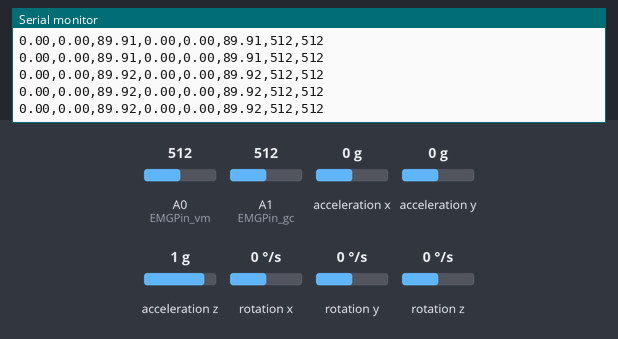
The sketch below on a simulated Arduino Uno, built with avr-gcc and run on an emulated ATmega328P. On the bench: the last lines printed to the serial monitor. The inputs (shaded band) are chosen by the test bench; at power-on: A0 (EMGPin_vm) = 512, A1 (EMGPin_gc) = 512, acceleration x 0 g, acceleration y 0 g, acceleration z 1 g, rotation x 0 °/s, rotation y 0 °/s, rotation z 0 °/s. WiFi joins after 1.5 s; servers stay silent unless stated; random numbers use the default seed unless the sketch sets one; no MQTT or app messages arrive unless stated.

Above: at 8.7 s.
8.8 s: A0 (EMGPin_vm) set to 105
At 9.8 s:
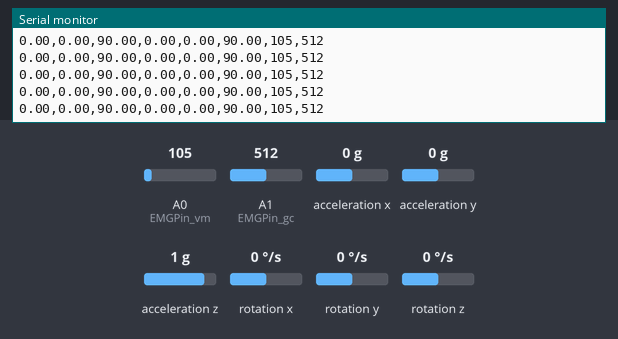
10.3 s: A0 (EMGPin_vm) set to 91
At 11.3 s:
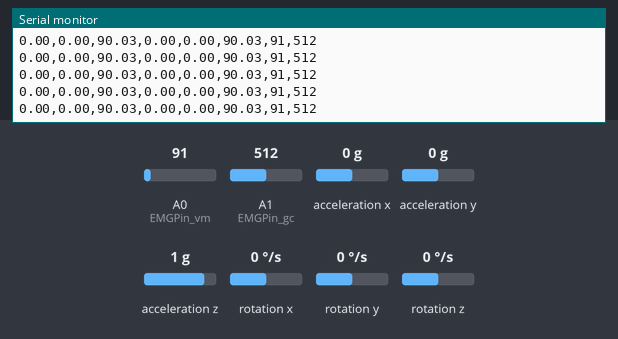
16.3 s: A1 (EMGPin_gc) set to 111
At 17.3 s:
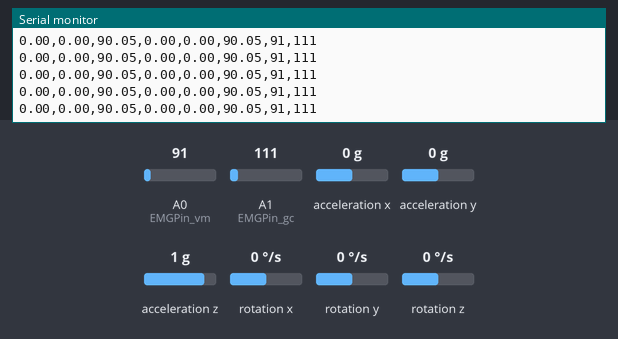
17.8 s: A1 (EMGPin_gc) set to 90
At 18.9 s:
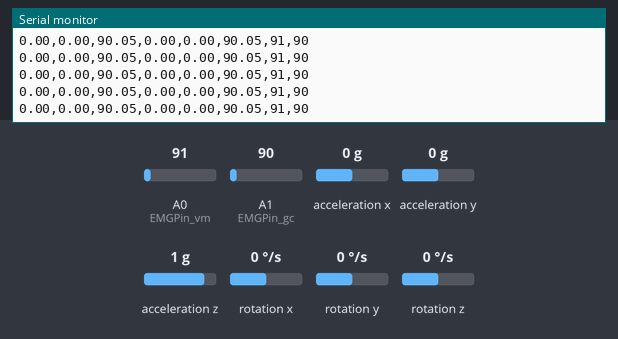
Timing chart, 0 to 20.3 s (numbered marks = the images above; inputs shaded):
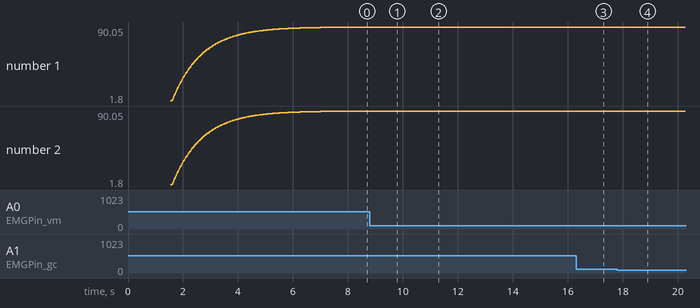

Measured:
- after the input at 10.3 s, the serial monitor: prints a new line at once (image 2)
- after the input at 16.3 s, the serial monitor: prints a new line at once (image 3)
- after the input at 17.8 s, the serial monitor: prints a new line at once (image 4)

The sketch:

TelExam_completo_2.ino
```cpp
#include "I2Cdev.h"
#include "MPU6050.h"
#include "Wire.h"
#include <WiFiEsp.h>
#include <WiFiEspClient.h>
#include <PubSubClient.h>
#include "SoftwareSerial.h"
//Conexión a la red wifi: nombre de la red y contraseña
#define WIFI_AP "iPhone de Bastián"
#define WIFI_PASSWORD "luzmi04356"

///////////////////////////////////////////// Red
//Nombre o IP del servidor mosquitto
char server[50] = "172.20.10.6";

//Inicializamos el objeto de cliente esp
WiFiEspClient espClient;

//Iniciamos el objeto subscriptor del cliente con el objeto del cliente
PubSubClient client(espClient);

//Conexión serial para el esp con una comunicación serial, pines 2: rx y 3: tx
SoftwareSerial soft(8, 9);

//Contador para el envio de datos
unsigned long lastSend;

int status = WL_IDLE_STATUS;

int cont = 0;

///////////////////////////////////////////// Sensores

// La dirección del MPU6050 puede ser 0x68 o 0x69, dependiendo
// del estado de AD0. Si no se especifica, 0x68 estará implicito
MPU6050 sensor;
MPU6050 sensor2(0x69);


// Valores RAW (sin procesar) del acelerometro y giroscopio en los ejes x,y,z
int ax, ay, az;
int gx, gy, gz;

int ax2, ay2, az2;
int gx2, gy2, gz2;

// EMG
int EMGPin_vm = A0;
int EMGVal_vm = 0;
int EMGPin_gc = A1;
int EMGVal_gc = 0;


// Variables para integrar
long tiempo_prev;
float dt;
float ang_x, ang_y, ang_z;
float ang_x_prev, ang_y_prev, ang_z_prev;

long tiempo_prev2;
float dt2;
float ang_x2, ang_y2, ang_z2;
float ang_x_prev2, ang_y_prev2, ang_z_prev2;


///////////////////////////////////////////// Setup

void setup() {

    /////////////////////// Setup red

    //Inicializamos la comunicación serial para el log
    Serial.begin(19200);
    //Iniciamos la conexión a la red WiFi
    InitWiFi();
    //Colocamos la referencia del servidor y el puerto
    client.setServer( server, 1883 );
    lastSend = 0;

    /////////////////////// Setup sensores

    Wire.begin();           //Iniciando I2C
    sensor.initialize();    //Iniciando el sensor
    sensor2.initialize();

    if (sensor.testConnection()) Serial.println("Sensor iniciado correctamente");
    else Serial.println("Error al iniciar el sensor");
    if (sensor2.testConnection()) Serial.println("Sensor2 iniciado correctamente");
    else Serial.println("Error al iniciar el sensor2");


}

///////////////////////////////////////////// Loop

void loop() {
    // status = WiFi.status();
    /*
    if(status != WL_CONNECTED) {
        //Si falla la conexión, reconectamos el modulo
        reconnectWifi();
    }
    */
    sensor.getAcceleration(&ax, &ay, &az);
    sensor.getRotation(&gx, &gy, &gz);

    sensor2.getAcceleration(&ax2, &ay2, &az2);
    sensor2.getRotation(&gx2, &gy2, &gz2);

    dt = (millis()-tiempo_prev)/1000.0;
    tiempo_prev=millis();

    float accel_ang_x=atan(ay/sqrt(pow(ax,2) + pow(az,2)))*(180.0/3.14);
    float accel_ang_y=atan(-ax/sqrt(pow(ay,2) + pow(az,2)))*(180.0/3.14);
    float accel_ang_z=atan(az/sqrt(pow(ax,2)+pow(ay,2)))*(180.0/3.14);

    float accel_ang_x2=atan(ay2/sqrt(pow(ax2,2) + pow(az2,2)))*(180.0/3.14);
    float accel_ang_y2=atan(-ax2/sqrt(pow(ay2,2) + pow(az2,2)))*(180.0/3.14);
    float accel_ang_z2=atan(az2/sqrt(pow(ax2,2)+pow(ay2,2)))*(180.0/3.14);

    ang_x = 0.98*(ang_x_prev+(gx/131)*dt) + 0.02*accel_ang_x;
    ang_y = 0.98*(ang_y_prev+(gy/131)*dt) + 0.02*accel_ang_y;
    ang_z = 0.98*(ang_z_prev+(gz/131)*dt) + 0.02*accel_ang_z;

    ang_x2 = 0.98*(ang_x_prev2+(gx2/131)*dt) + 0.02*accel_ang_x2;
    ang_y2 = 0.98*(ang_y_prev2+(gy2/131)*dt) + 0.02*accel_ang_y2;
    ang_z2 = 0.98*(ang_z_prev2+(gz2/131)*dt) + 0.02*accel_ang_z2;

    ang_x_prev=ang_x;
    ang_y_prev=ang_y;
    ang_z_prev=ang_z;

    ang_x_prev2=ang_x2;
    ang_y_prev2=ang_y2;
    ang_z_prev2=ang_z2;

    EMGVal_vm = analogRead(EMGPin_vm);
    EMGVal_gc = analogRead(EMGPin_gc);

    Serial.print(ang_x); Serial.print(",");
    Serial.print(ang_y); Serial.print(",");
    Serial.print(ang_z); Serial.print(",");
    Serial.print(ang_x2); Serial.print(",");
    Serial.print(ang_y2); Serial.print(",");
    Serial.print(ang_z2); Serial.print(",");
    Serial.print(EMGVal_vm); Serial.print(",");
    Serial.print(EMGVal_gc); Serial.println("\n");

    //Validamos si esta la conexión del servidor
    if(!client.connected() ) {
        //Si falla reintentamos la conexión
        reconnectClient();
    }
    /*
    //Creamos un contador para enviar la data cada 2 segundos
    if(millis() - lastSend > 50 ) {
        sendDataTopic(cont);
        lastSend = millis();
    }
    */
    /*
    char* buf1;
    char* buf2;
    char* buf3;
    char* buf4;
    char* buf5;
    char* buf6;
    char* buf7;
    char* buf8;

    dtostrf(ang_x, 2, 2, buf1);
    dtostrf(ang_y, 2, 2, buf2);
    dtostrf(ang_z, 2, 2, buf3);
    dtostrf(ang_x2, 2, 2, buf4);
    dtostrf(ang_y2, 2, 2, buf5);
    dtostrf(ang_z2, 2, 2, buf6);
    dtostrf(EMGVal_vm, 3, 2, buf7);
    dtostrf(EMGVal_gc, 3, 2, buf8);


    strcat(buf1, buf2);
    strcat(buf1, ",");
    strcat(buf1, buf3);
    strcat(buf1, ",");
    strcat(buf1, buf4);
    strcat(buf1, ",");
    strcat(buf1, buf5);
    strcat(buf1, ",");
    strcat(buf1, buf6);
    strcat(buf1, ",");
    strcat(buf1, buf7);
    strcat(buf1, ",");
    strcat(buf1, buf8);


    // char base[sizeof(buf1)+sizeof(buf2)+sizeof(buf3)+sizeof(buf4)+sizeof(buf5)+sizeof(buf6)+sizeof(buf7)+sizeof(buf8)+7];
    // char base[sizeof(buf1)+1+sizeof(buf2)];
    //char base[sizeof(buf1)];
    //sprintf(base, "%s,%s,%s,%s,%s,%s,%s,%s", buf1, buf2, buf3, buf4, buf5, buf6, buf7, buf8);
    //sprintf(*base, "%s,%s", buf1, buf2);
    // String base = ((String)EMGVal_vm + "," + (String)EMGVal_gc + "," + (String)ang_x + "," + (String)ang_y + "," + (String)ang_z + "," + (String)ang_x2 + "," + (String)ang_y2 + "," + (String)ang_z2);
    */

    sendDataTopic(EMGVal_vm, 0);
    sendDataTopic(EMGVal_gc, 1);

    sendDataTopic(ang_x, 2);
    sendDataTopic(ang_y, 3);
    sendDataTopic(ang_z, 4);

    sendDataTopic(ang_x2, 5);
    sendDataTopic(ang_y2, 6);
    sendDataTopic(ang_z2, 7);
    cont = cont + 1;
    client.loop();
}

///////////////////////////////////////////// Funciones
void sendDataTopic(float msg, int option)
{
    String payload = (String)msg;
    char attributes[100];
    payload.toCharArray( attributes, 100);
    switch(option){
      case 0:
        client.publish( "EMG1", attributes );
        break;
      case 1:
        client.publish( "EMG2", attributes );
        break;
      case 2:
        client.publish( "ANGX", attributes );
        break;
      case 3:
        client.publish( "ANGY", attributes );
        break;
      case 4:
        client.publish( "ANGZ", attributes );
        break;
      case 5:
        client.publish( "ANGX2", attributes );
        break;
      case 6:
        client.publish( "ANGY2", attributes );
        break;
      case 7:
        client.publish( "ANGZ2", attributes );
        break;
    }

}

void InitWiFi()
{
    //Inicializamos el puerto serial
    soft.begin(19200);
    //Iniciamos la conexión wifi
    WiFi.init(&soft);
    //Verificamos si se pudo realizar la conexión al wifi
    //si obtenemos un error, lo mostramos por log y denememos el programa
    if (WiFi.status() == WL_NO_SHIELD) {
        Serial.println("El modulo WiFi no esta presente");
        while (true);
    }
    reconnectWifi();
}


void reconnectWifi() {
    Serial.println("Iniciar conección a la red WIFI");
    while(status != WL_CONNECTED) {
        Serial.print("Intentando conectarse a WPA SSID: ");
        Serial.println(WIFI_AP);
        //Conectar a red WPA/WPA2
        status = WiFi.begin(WIFI_AP, WIFI_PASSWORD);
    }
    Serial.println("Conectado a la red WIFI");
}

void reconnectClient() {
    //Creamos un loop en donde intentamos hacer la conexión
    while(!client.connected()) {
        Serial.print("Conectando a: ");
        Serial.println(server);
        //Creamos una nueva cadena de conexión para el servidor
        //e intentamos realizar la conexión nueva
        //si requiere usuario y contraseña la enviamos connect(clientId, username, password)
        String clientId = "ESP8266Client-" + String(random(0xffff), HEX);
        if(client.connect(clientId.c_str())) {
            Serial.println("[DONE]");
        } else {
            Serial.print( "[FAILED] [ rc = " );
            Serial.print( client.state() );
            Serial.println( " : retrying in 5 seconds]" );
            delay( 1 );
        }
    }
}
```
